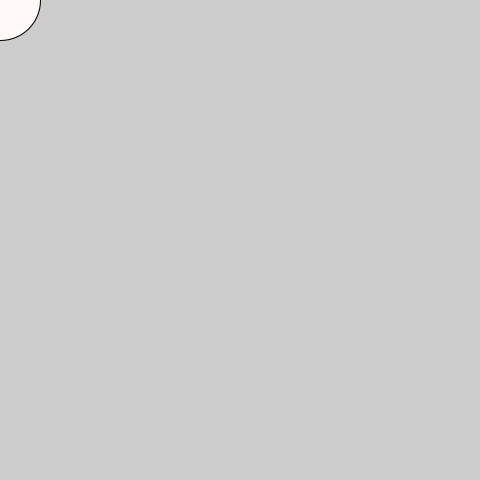
Frame 1 (no input)
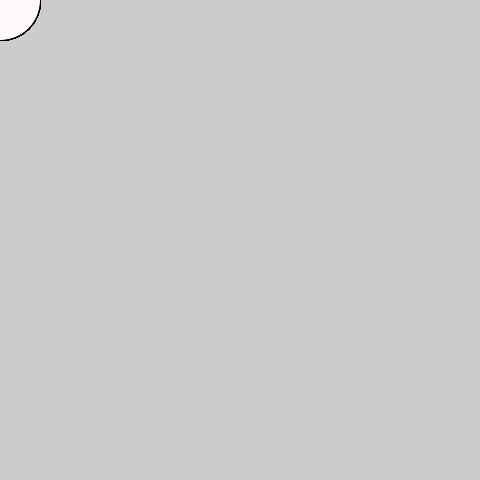
Frame 60 (the mouse pressed at the canvas centre just before this capture)
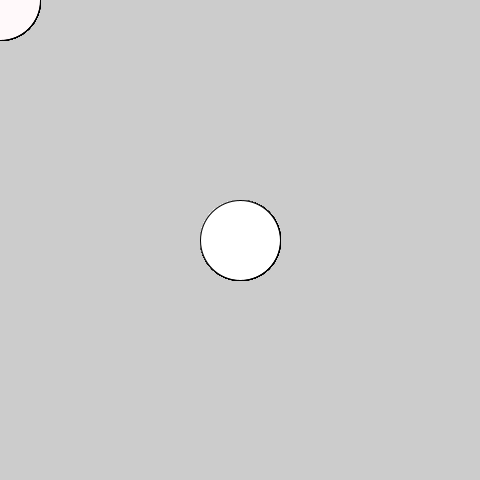
Frame 120 (the mouse held since frame 60 and released just before this capture)

The Processing sketch that drew these frames (run headless with seeded random() and noise(); from frame 60 on, the mouse is pressed at the canvas centre):

// Processing sketch: processing_140833
// ── processing_140833.pde

int firstX;
int firstY;

void setup() {
  size(480, 480);
  keyPressed();
}

void draw() {
  if (mousePressed) {
         fill(width,0,10);
    } else {
     stroke(0);
    colorMode(HSB, width, height, 10);
    firstX = mouseX+10;
    firstY = mouseY+10;
    
    for (int i = 0; i < height; i+=firstY) {
      for (int j = 0; j < width; j+=firstX) {
        fill(j, width-i, 50);
      }
    }
    

  }
  ellipse(mouseX, mouseY, 80, 80);
}

void keyPressed() {
if (key == 'c') background(240);
}
